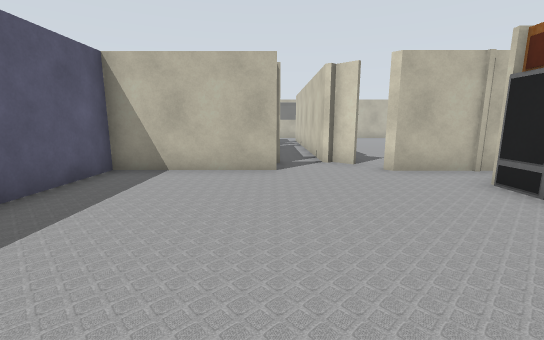
view 1 (above)

15 first-person views from a walk through a Gazebo world. The camera is 1.2 m above the floor, tilts 10° down and sees 90° across. Floor lines are 1 m apart. The floor is counted in squares, 1 m on a side. Each view is taken from the middle of a square. On the plan, view 1 faces up. The plan holds only what a view shows up to about 12 squares ahead; the rest is blank. The place goes on beyond the plan. Some surface patterns are stand-ins.

view 2
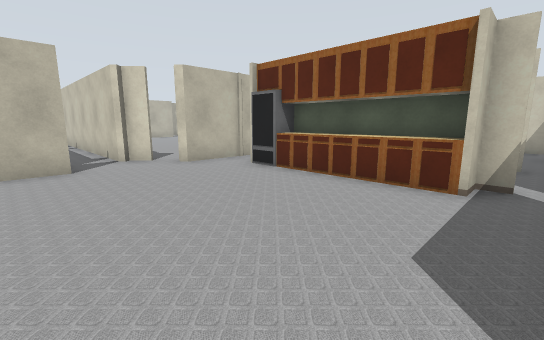

view 3
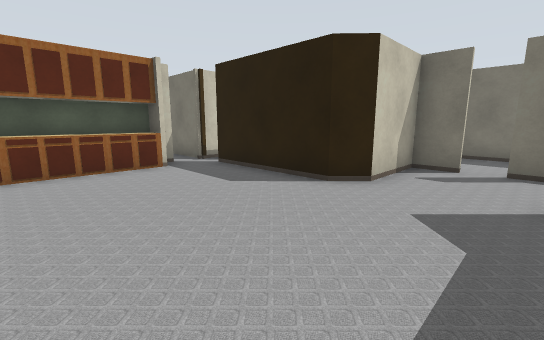

view 4
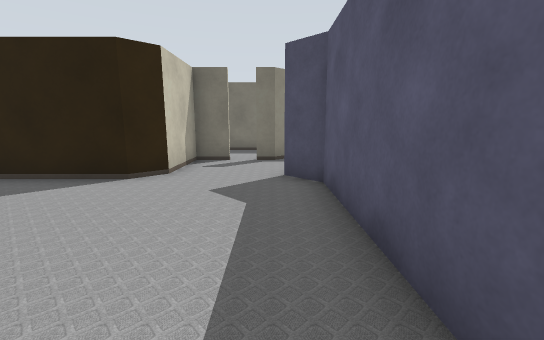

view 5
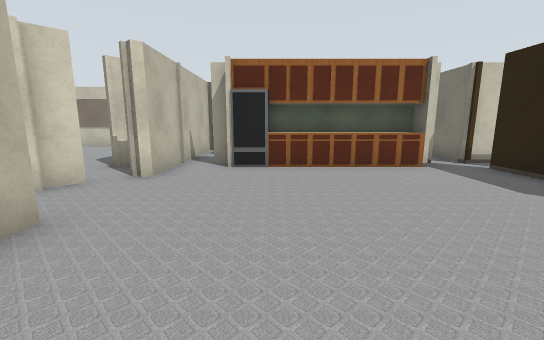

view 6
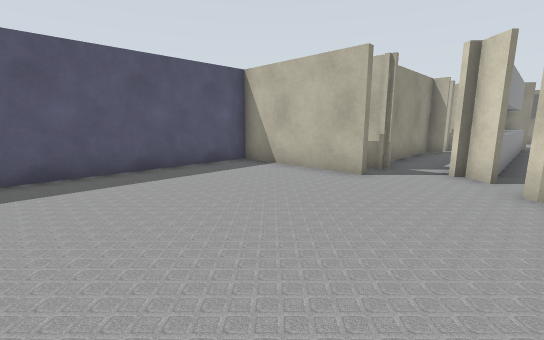

view 7
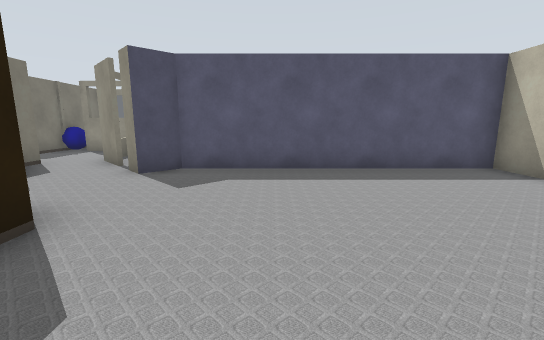

view 8
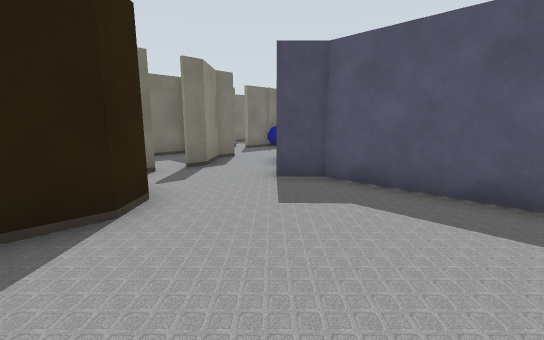

view 9
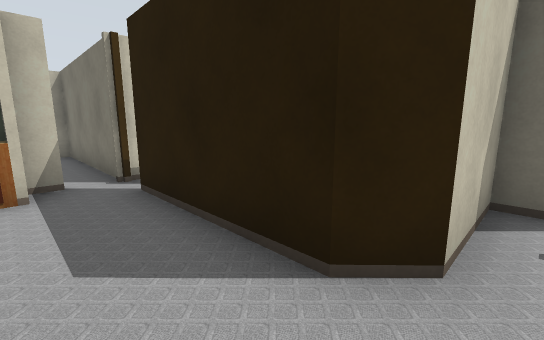

view 10
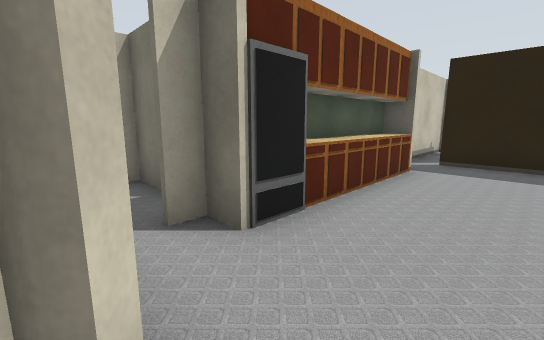

view 11
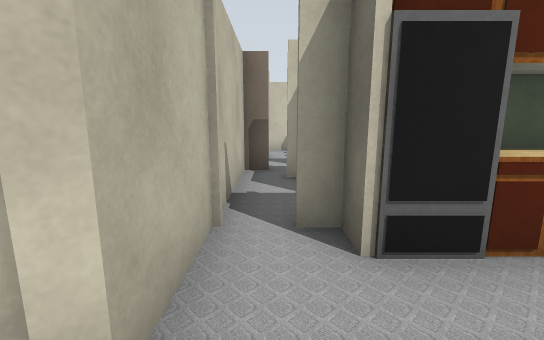

view 12
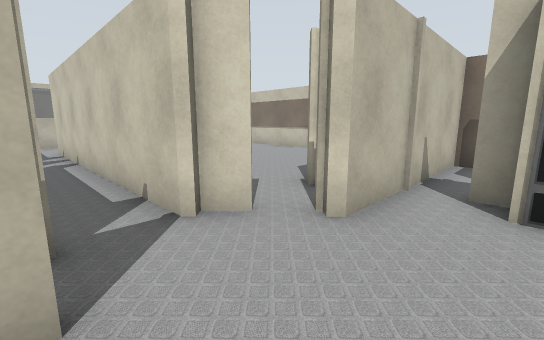

view 13
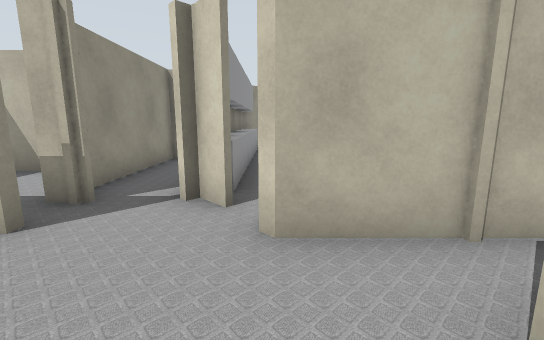

view 14
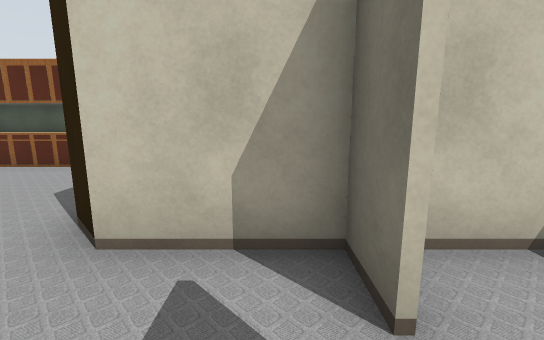

view 15
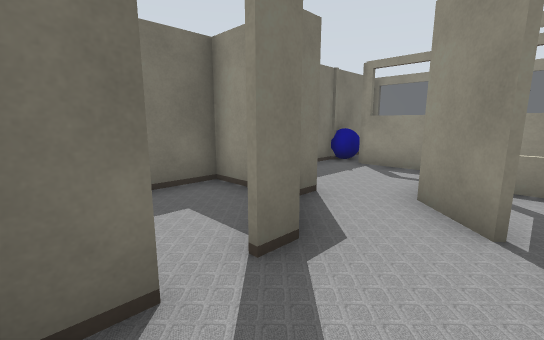

### Floor plan
Ten units are one square. View 1 is at (0, 0); x grows to the right and y downward. Boxes are objects, and circles mark ways between rooms. Rooms are numbered by the first view taken in them; rooms with no view inside come last. Other rooms are left out.
<svg viewBox="-61 -140 174 224">
<path fill="none" stroke="#000" d="M42 1 50 1M43 2 43 -52 50 -52 50 -58M51 2 44 2 44 -41M1 -67 -40 -67 -40 14 -33 21 -38 27M50 8 50 -41 41 -41M50 17 108 17M24 -76 18 -83M15 -81 15 -135M68 -50 79 -50 79 -58M-18 47 -6 47 -6 23 1 17 41 17M-44 32 -56 43M88 -60 88 -67 30 -67M-50 58 -41 58 -30 47 -25 47M-3 -131 -3 -89M-6 66 -6 54M-42 68 -42 79 -10 79"/>
<circle cx="-20" cy="50" r="3" fill="#2a7"/>
<text x="10" y="-20">1</text>
<text x="-20" y="60">2</text>
</svg>
Room 1 opens to room 2.

Where each view was taken, in squares from view 1:
view 1: 0 up, 0 right, facing up
view 2: 1 down, 1 left, facing up-right
view 3: 3 up, 3 left, facing down-right
view 4: 4 up, 3 left, facing down
view 5: 4 up, 3 left, facing right
view 6: 1 up, 3 right, facing up-left
view 7: 1 up, 3 right, facing left
view 8: 2 up, 1 right, facing down-left
view 9: 0 up, 1 left, facing down-right
view 10: 7 up, 2 right, facing down-right
view 11: 6 up, 2 right, facing right
view 12: 5 up, 0 right, facing up-right
view 13: 4 up, 3 right, facing up
view 14: 4 down, 3 left, facing right
view 15: 3 down, 1 left, facing down-left
